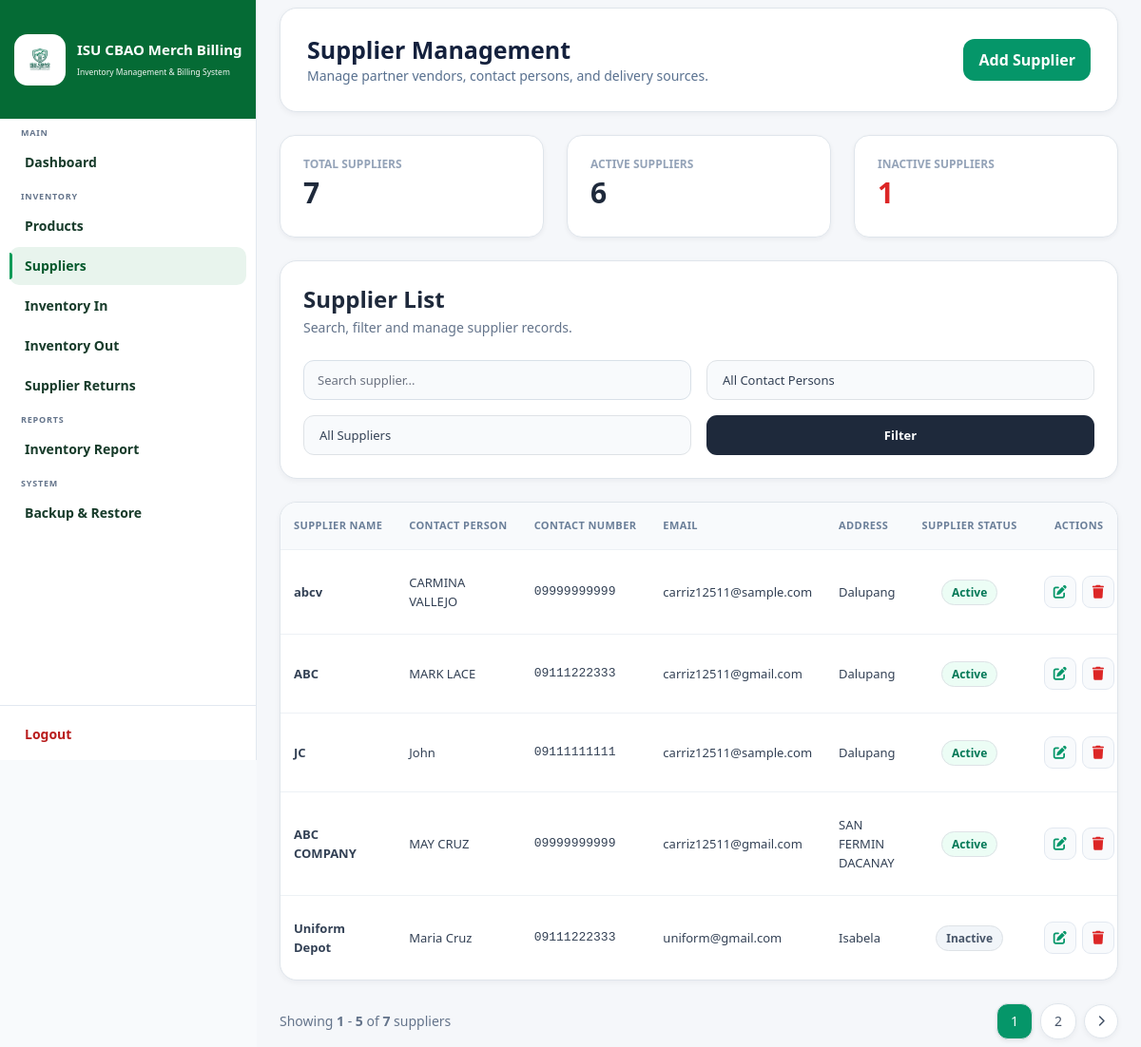
The page /pages/admin/suppliers.php (signed in) on the database its author committed.
### tables this page shows
CREATE TABLE `suppliers` (
  `id` int(11) NOT NULL AUTO_INCREMENT,
  `supplier_name` varchar(150) NOT NULL,
  `contact_person` varchar(100) DEFAULT NULL,
  `contact_number` varchar(20) DEFAULT NULL,
  `email` varchar(150) DEFAULT NULL,
  `address` text DEFAULT NULL,
  `status` enum('Active','Inactive') DEFAULT 'Active',
  `created_at` timestamp NULL DEFAULT current_timestamp(),
  PRIMARY KEY (`id`)
);

### pages/admin/suppliers.php (the view, shortened to what this page needs)
<?php
require_once "../../config/database.php";
$totalSuppliers = 0;
$activeSuppliersCount = 0;
$inactiveSuppliersCount = 0;
$resStats = mysqli_query($conn, "
    SELECT
        COUNT(*) AS total,
        SUM(CASE WHEN status = 'Active' THEN 1 ELSE 0 END) AS active_count,
        SUM(CASE WHEN status = 'Inactive' THEN 1 ELSE 0 END) AS inactive_count
    FROM suppliers
");
if ($resStats && $row = mysqli_fetch_assoc($resStats)) {
    $totalSuppliers = (int)$row['total'];
    $activeSuppliersCount = (int)$row['active_count'];
    $inactiveSuppliersCount = (int)$row['inactive_count'];
}
$searchQuery = "";
$page = isset($_GET['p']) ? max(1, (int)$_GET['p']) : 1;
$limit = 5;
$countQuery = mysqli_query($conn, "SELECT COUNT(*) AS total FROM suppliers $searchQuery");
$totalRecords = 0;
if ($countQuery && $countRow = mysqli_fetch_assoc($countQuery)) {
    $totalRecords = (int)$countRow['total'];
}
$totalPages = max(1, (int)ceil($totalRecords / $limit));
$page = min($page, $totalPages);
$offset = ($page - 1) * $limit;
$paginationParams = $_GET;
$paginationParams['p'] = $page;
$suppliers = [];
$query = "SELECT * FROM suppliers $searchQuery ORDER BY id DESC LIMIT $limit OFFSET $offset";
$result = mysqli_query($conn, $query);
if ($result) {
    while ($row = mysqli_fetch_assoc($result)) {
        $suppliers[] = $row;
    }
}
?>
<!DOCTYPE html>
<html lang="en">
<head>
    <script src="https://cdn.tailwindcss.com?plugins=forms"></script>
    <link rel="stylesheet" href="https://cdnjs.cloudflare.com/ajax/libs/font-awesome/6.4.0/css/all.min.css">
    <link href="https://cdn.jsdelivr.net/npm/bootstrap@5.1.3/dist/css/bootstrap.min.css" rel="stylesheet">
</head>
<body class="bg-slate-50 font-sans text-slate-800">
<?php include "sidebar.php"; ?>
<main class="ml-0 md:ml-[270px] min-h-screen bg-[#f5f7fb] px-4 py-2 md:px-5 md:py-3 transition-all duration-300">
    <div class="space-y-6 max-w-7xl mx-auto">
        <div class="flex flex-col sm:flex-row justify-between items-start sm:items-center gap-4 bg-white p-6 rounded-2xl shadow-sm border border-slate-200">
            <div>
                <h1 class="text-2xl font-bold text-slate-900 tracking-tight">Supplier Management</h1>
                <p class="text-sm text-slate-500 mt-0.5">Manage partner vendors, contact persons, and delivery sources.</p>
            </div>
              <button
                    type="button"
                    onclick="openAddSupplierModal()"
                    class="bg-emerald-600 hover:bg-emerald-700 text-white px-3 py-2.5 rounded-xl font-semibold transition">
                    Add Supplier
                </button>
        </div>
<div class="grid grid-cols-1 sm:grid-cols-3 gap-6 mb-8">
    <div class="bg-white p-6 rounded-2xl shadow-sm border border-slate-200">
        <p class="text-xs font-semibold text-slate-400 uppercase">
            Total Suppliers
        </p>
        <h2 class="text-3xl font-extrabold text-slate-800 mt-1">
            <?= number_format($totalSuppliers); ?>
        </h2>
    </div>
    <div class="bg-white p-6 rounded-2xl shadow-sm border border-slate-200">
        <p class="text-xs font-semibold text-slate-400 uppercase">
            Active Suppliers
        </p>
        <h2 class="text-3xl font-extrabold text-slate-800 mt-1">
            <?= number_format($activeSuppliersCount); ?>
        </h2>
    </div>
    <div class="bg-white p-6 rounded-2xl shadow-sm border border-slate-200">
        <p class="text-xs font-semibold text-slate-400 uppercase">
            Inactive Suppliers
        </p>
        <h2 class="text-3xl font-extrabold text-red-600 mt-1">
            <?= number_format($inactiveSuppliersCount); ?>
        </h2>
    </div>
</div>
        <div class="bg-white rounded-3xl shadow-sm border border-slate-200 p-6 mb-8">
            <div class="flex justify-between items-center mb-6">
                <div>
                    <h2 class="text-2xl font-bold text-slate-800">
                        Supplier List
                    </h2>
                    <p class="text-slate-500 text-sm mt-1">
                        Search, filter and manage supplier records.
                    </p>
                </div>
            </div>
            <form method="GET" action=""
                  class="flex flex-col lg:flex-row items-stretch lg:items-center justify-between gap-4">
                <div class="grid grid-cols-1 sm:grid-cols-2 xl:grid-cols-4 gap-3 flex-1">
                    <div>
                        <input
                            type="text"
                            name="search"
                            value="<?= htmlspecialchars($_GET['search'] ?? '') ?>"
                            placeholder="Search supplier..."
                            class="w-full px-4 py-2.5 bg-slate-50 border border-slate-200 rounded-xl text-sm
                            focus:outline-none focus:ring-2 focus:ring-emerald-500">
                    </div>
                    <select
                        name="contact"
                        class="w-full px-3 py-2.5 bg-slate-50 border border-slate-200 rounded-xl text-sm
                        focus:outline-none focus:ring-2 focus:ring-emerald-500">
                        <option value="">All Contact Persons</option>
                    </select>
                    <select
                        name="status"
                        class="w-full px-3 py-2.5 bg-slate-50 border border-slate-200 rounded-xl text-sm
                        focus:outline-none focus:ring-2 focus:ring-emerald-500">
                        <option value="">All Suppliers</option>
                    </select>
                    <div class="flex items-center gap-2">
                        <button
                            type="submit"
                            class="flex-1 bg-slate-800 hover:bg-slate-900 text-white px-5 py-2.5 rounded-xl
                            text-sm font-medium transition flex items-center justify-center">
                            Filter
                        </button>
                    </div>
                </div>
            </form>
        </div>
        <div class="bg-white rounded-2xl border border-slate-200 shadow-sm overflow-hidden">
            <div class="overflow-x-auto">
                <table class="min-w-full text-left border-collapse">
                    <thead class="bg-slate-50 text-[11px] uppercase tracking-wider text-slate-500 border-b border-slate-200">
                        <tr>
                            <th class="px-6 py-3 font-semibold">Supplier Name</th>
                            <th class="px-6 py-3 font-semibold">Contact Person</th>
                            <th class="px-6 py-3 font-semibold">Contact Number</th>
                            <th class="px-6 py-3 font-semibold">Email</th>
                            <th class="px-6 py-3 font-semibold">Address</th>
                            <th class="px-6 py-3.5 text-center font-semibold">Supplier Status</th>
                            <th class="px-6 py-3 font-semibold text-center">Actions</th>
                        </tr>
                    </thead>
                    <tbody class="divide-y divide-slate-100 text-sm">
                        <?php if (empty($suppliers)): ?>
                            <tr>
                                <td colspan="7" class="text-center py-12 text-slate-400">
                                    <div class="flex flex-col items-center justify-center">
                                        <i class="fa-solid fa-truck-field text-3xl mb-2 text-slate-300"></i>
                                        <p class="font-medium text-slate-600">No suppliers found.</p>
                                    </div>
                                </td>
                            </tr>
                        <?php else: ?>
                            <?php foreach ($suppliers as $sup): ?>
                                <tr class="hover:bg-slate-50 transition">
                                    <td class="px-6 py-4 font-bold text-slate-800"><?= htmlspecialchars($sup['supplier_name']); ?></td>
                                    <td class="px-6 py-4 text-slate-700"><?= htmlspecialchars($sup['contact_person'] ?? 'N/A'); ?></td>
                                    <td class="px-6 py-4 font-mono text-slate-600"><?= htmlspecialchars($sup['contact_number'] ?? 'N/A'); ?></td>
                                    <td class="px-6 py-4 text-slate-600"><?= htmlspecialchars($sup['email'] ?? 'N/A'); ?></td>
                                    <td class="px-6 py-4 text-slate-600"><?= htmlspecialchars($sup['address'] ?? 'N/A'); ?></td>
                                    <td class="px-6 py-4 text-center">
                                        <?php if ($sup['status'] === 'Active'): ?>
                                            <span class="px-2.5 py-1 rounded-full bg-emerald-50 text-emerald-700 border border-emerald-200 text-xs font-bold">Active</span>
                                        <?php else: ?>
                                            <span class="px-2.5 py-1 rounded-full bg-slate-100 text-slate-600 border border-slate-200 text-xs font-bold">Inactive</span>
                                        <?php endif; ?>
                                    </td>
                                    <td class="px-6 py-4 text-center">
                                        <div class="flex items-center justify-center gap-1.5">
                                            <button type="button" onclick="openEditModal(<?= htmlspecialchars(json_encode($sup)); ?>)" class="p-1.5 bg-emerald-50 hover:bg-emerald-100 text-emerald-600 rounded-lg transition text-sm" title="Edit">
                                                <i class="fa-solid fa-pen-to-square"></i>
                                            </button>
                                            <button type="button" onclick="confirmDeleteSupplier(<?= $sup['id']; ?>, '<?= htmlspecialchars($sup['supplier_name'], ENT_QUOTES); ?>')" class="p-1.5 bg-red-50 hover:bg-red-100 text-red-600 rounded-lg transition text-sm" title="Delete">
                                                <i class="fa-solid fa-trash"></i>
                                            </button>
                                        </div>
                                    </td>
                                </tr>
                            <?php endforeach; ?>
                        <?php endif; ?>
                    </tbody>
                </table>
            </div>
        </div>
        <?php if ($totalPages > 1): ?>
            <div class="flex flex-col sm:flex-row justify-between sm:items-center gap-3 mb-8">
                <div class="text-sm text-slate-500">
                    Showing <strong><?= $totalRecords > 0 ? ($offset + 1) : 0 ?></strong> - <strong><?= min($offset + $limit, $totalRecords) ?></strong> of <strong><?= $totalRecords ?></strong> suppliers
                </div>
                <div class="flex flex-wrap justify-end items-center gap-2">
                    <?php for ($i = 1; $i <= $totalPages; $i++): ?>
                        <?php $paginationParams['p'] = $i; ?>
                        <a href="?<?= http_build_query($paginationParams); ?>" class="px-3.5 py-2 border rounded-xl text-sm font-medium shadow-sm transition <?= ($i == $page) ? 'bg-emerald-600 text-white border-emerald-600' : 'bg-white border-slate-200 text-slate-600 hover:bg-slate-50'; ?>">
                            <?= $i; ?>
                        </a>
                    <?php endfor; ?>
                    <?php if ($page < $totalPages): ?>
                        <?php $paginationParams['p'] = $page + 1; ?>
                        <a href="?<?= http_build_query($paginationParams); ?>" class="w-9 h-9 flex items-center justify-center bg-white border border-slate-200 rounded-xl text-sm text-slate-600 hover:bg-slate-50 shadow-sm transition" aria-label="Next page">
                            <i class="fa-solid fa-chevron-right text-xs"></i>
                        </a>
                    <?php endif; ?>
                </div>
            </div>
        <?php endif; ?>
    </div>
</main>
</body>
</html>

### pages/admin/suppliers.php (style rules this page uses)
a { text-decoration: none !important; }

### rows shown on the page
suppliers: supplier_name "abcv", contact_person "CARMINA VALLEJO", contact_number "09999999999", email "carriz12511@sample.com", address "Dalupang", status "Active"
suppliers: supplier_name "ABC", contact_person "MARK LACE", contact_number "09111222333", email "carriz12511@gmail.com", address "Dalupang", status "Active"
suppliers: supplier_name "JC", contact_person "John", contact_number "09111111111", email "carriz12511@sample.com", address "Dalupang", status "Active"
suppliers: supplier_name "ABC COMPANY", contact_person "MAY CRUZ", contact_number "09999999999", email "carriz12511@gmail.com", address "SAN FERMIN DACANAY", status "Active"
suppliers: supplier_name "Uniform Depot", contact_person "Maria Cruz", contact_number "09111222333", email "uniform@gmail.com", address "Isabela", status "Inactive"

### other values the page prints
$totalSuppliers "7"
$activeSuppliersCount "6"
$inactiveSuppliersCount "1"
$offset + 1 "1"
min($offset + $limit, $totalRecords) "5"
$totalRecords "7"
